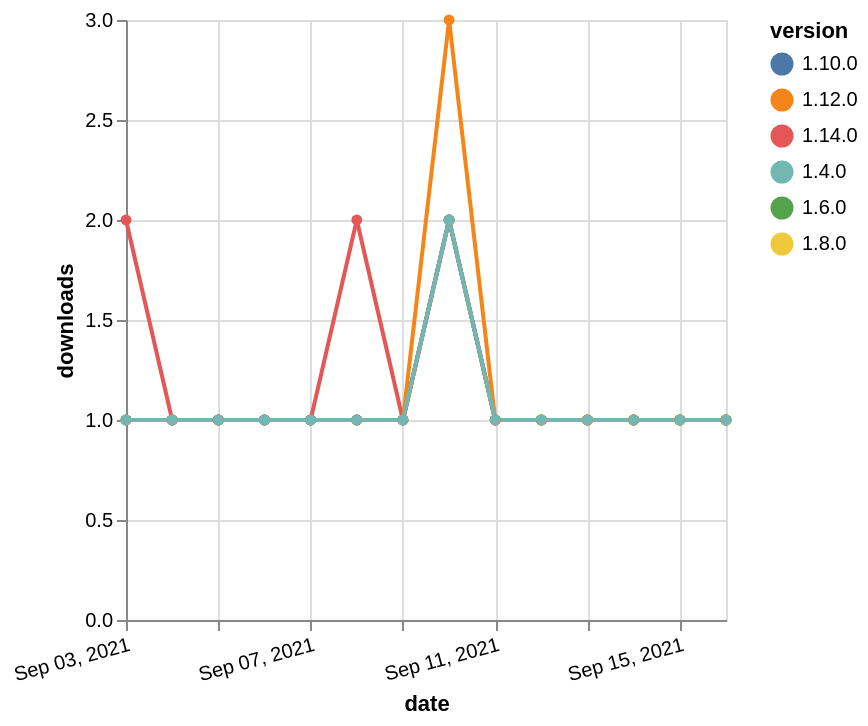

Specify this chart in Vega-Lite:
### Vega-Lite specification from a JSON file in a GitHub repository (floating-point values rounded to 4 significant figures)
{"$schema": "https://vega.github.io/schema/vega-lite/v5.json", "description": "A simple bar chart with embedded data.", "data": {"values": [{"date": "2021-09-03", "total": 195, "delta": 1, "version": "1.6.0"}, {"date": "2021-09-04", "total": 196, "delta": 1, "version": "1.6.0"}, {"date": "2021-09-05", "total": 197, "delta": 1, "version": "1.6.0"}, {"date": "2021-09-06", "total": 198, "delta": 1, "version": "1.6.0"}, {"date": "2021-09-07", "total": 199, "delta": 1, "version": "1.6.0"}, {"date": "2021-09-08", "total": 200, "delta": 1, "version": "1.6.0"}, {"date": "2021-09-09", "total": 201, "delta": 1, "version": "1.6.0"}, {"date": "2021-09-10", "total": 203, "delta": 2, "version": "1.6.0"}, {"date": "2021-09-11", "total": 204, "delta": 1, "version": "1.6.0"}, {"date": "2021-09-12", "total": 205, "delta": 1, "version": "1.6.0"}, {"date": "2021-09-13", "total": 206, "delta": 1, "version": "1.6.0"}, {"date": "2021-09-14", "total": 207, "delta": 1, "version": "1.6.0"}, {"date": "2021-09-15", "total": 208, "delta": 1, "version": "1.6.0"}, {"date": "2021-09-16", "total": 209, "delta": 1, "version": "1.6.0"}, {"date": "2021-09-03", "total": 181, "delta": 1, "version": "1.8.0"}, {"date": "2021-09-04", "total": 182, "delta": 1, "version": "1.8.0"}, {"date": "2021-09-05", "total": 183, "delta": 1, "version": "1.8.0"}, {"date": "2021-09-06", "total": 184, "delta": 1, "version": "1.8.0"}, {"date": "2021-09-07", "total": 185, "delta": 1, "version": "1.8.0"}, {"date": "2021-09-08", "total": 186, "delta": 1, "version": "1.8.0"}, {"date": "2021-09-09", "total": 187, "delta": 1, "version": "1.8.0"}, {"date": "2021-09-10", "total": 189, "delta": 2, "version": "1.8.0"}, {"date": "2021-09-11", "total": 190, "delta": 1, "version": "1.8.0"}, {"date": "2021-09-12", "total": 191, "delta": 1, "version": "1.8.0"}, {"date": "2021-09-13", "total": 192, "delta": 1, "version": "1.8.0"}, {"date": "2021-09-14", "total": 193, "delta": 1, "version": "1.8.0"}, {"date": "2021-09-15", "total": 194, "delta": 1, "version": "1.8.0"}, {"date": "2021-09-16", "total": 195, "delta": 1, "version": "1.8.0"}, {"date": "2021-09-03", "total": 162, "delta": 1, "version": "1.10.0"}, {"date": "2021-09-04", "total": 163, "delta": 1, "version": "1.10.0"}, {"date": "2021-09-05", "total": 164, "delta": 1, "version": "1.10.0"}, {"date": "2021-09-06", "total": 165, "delta": 1, "version": "1.10.0"}, {"date": "2021-09-07", "total": 166, "delta": 1, "version": "1.10.0"}, {"date": "2021-09-08", "total": 167, "delta": 1, "version": "1.10.0"}, {"date": "2021-09-09", "total": 168, "delta": 1, "version": "1.10.0"}, {"date": "2021-09-10", "total": 170, "delta": 2, "version": "1.10.0"}, {"date": "2021-09-11", "total": 171, "delta": 1, "version": "1.10.0"}, {"date": "2021-09-12", "total": 172, "delta": 1, "version": "1.10.0"}, {"date": "2021-09-13", "total": 173, "delta": 1, "version": "1.10.0"}, {"date": "2021-09-14", "total": 174, "delta": 1, "version": "1.10.0"}, {"date": "2021-09-15", "total": 175, "delta": 1, "version": "1.10.0"}, {"date": "2021-09-16", "total": 176, "delta": 1, "version": "1.10.0"}, {"date": "2021-09-03", "total": 120, "delta": 2, "version": "1.14.0"}, {"date": "2021-09-04", "total": 121, "delta": 1, "version": "1.14.0"}, {"date": "2021-09-05", "total": 122, "delta": 1, "version": "1.14.0"}, {"date": "2021-09-06", "total": 123, "delta": 1, "version": "1.14.0"}, {"date": "2021-09-07", "total": 124, "delta": 1, "version": "1.14.0"}, {"date": "2021-09-08", "total": 126, "delta": 2, "version": "1.14.0"}, {"date": "2021-09-09", "total": 127, "delta": 1, "version": "1.14.0"}, {"date": "2021-09-10", "total": 129, "delta": 2, "version": "1.14.0"}, {"date": "2021-09-11", "total": 130, "delta": 1, "version": "1.14.0"}, {"date": "2021-09-12", "total": 131, "delta": 1, "version": "1.14.0"}, {"date": "2021-09-13", "total": 132, "delta": 1, "version": "1.14.0"}, {"date": "2021-09-14", "total": 133, "delta": 1, "version": "1.14.0"}, {"date": "2021-09-15", "total": 134, "delta": 1, "version": "1.14.0"}, {"date": "2021-09-16", "total": 135, "delta": 1, "version": "1.14.0"}, {"date": "2021-09-03", "total": 180, "delta": 1, "version": "1.12.0"}, {"date": "2021-09-04", "total": 181, "delta": 1, "version": "1.12.0"}, {"date": "2021-09-05", "total": 182, "delta": 1, "version": "1.12.0"}, {"date": "2021-09-06", "total": 183, "delta": 1, "version": "1.12.0"}, {"date": "2021-09-07", "total": 184, "delta": 1, "version": "1.12.0"}, {"date": "2021-09-08", "total": 185, "delta": 1, "version": "1.12.0"}, {"date": "2021-09-09", "total": 186, "delta": 1, "version": "1.12.0"}, {"date": "2021-09-10", "total": 189, "delta": 3, "version": "1.12.0"}, {"date": "2021-09-11", "total": 190, "delta": 1, "version": "1.12.0"}, {"date": "2021-09-12", "total": 191, "delta": 1, "version": "1.12.0"}, {"date": "2021-09-13", "total": 192, "delta": 1, "version": "1.12.0"}, {"date": "2021-09-14", "total": 193, "delta": 1, "version": "1.12.0"}, {"date": "2021-09-15", "total": 194, "delta": 1, "version": "1.12.0"}, {"date": "2021-09-16", "total": 195, "delta": 1, "version": "1.12.0"}, {"date": "2021-09-03", "total": 232, "delta": 1, "version": "1.4.0"}, {"date": "2021-09-04", "total": 233, "delta": 1, "version": "1.4.0"}, {"date": "2021-09-05", "total": 234, "delta": 1, "version": "1.4.0"}, {"date": "2021-09-06", "total": 235, "delta": 1, "version": "1.4.0"}, {"date": "2021-09-07", "total": 236, "delta": 1, "version": "1.4.0"}, {"date": "2021-09-08", "total": 237, "delta": 1, "version": "1.4.0"}, {"date": "2021-09-09", "total": 238, "delta": 1, "version": "1.4.0"}, {"date": "2021-09-10", "total": 240, "delta": 2, "version": "1.4.0"}, {"date": "2021-09-11", "total": 241, "delta": 1, "version": "1.4.0"}, {"date": "2021-09-12", "total": 242, "delta": 1, "version": "1.4.0"}, {"date": "2021-09-13", "total": 243, "delta": 1, "version": "1.4.0"}, {"date": "2021-09-14", "total": 244, "delta": 1, "version": "1.4.0"}, {"date": "2021-09-15", "total": 245, "delta": 1, "version": "1.4.0"}, {"date": "2021-09-16", "total": 246, "delta": 1, "version": "1.4.0"}]}, "width": "container", "mark": {"type": "line", "point": {"filled": true}}, "encoding": {"x": {"field": "date", "type": "temporal", "timeUnit": "yearmonthdate", "title": "date", "axis": {"labelAngle": -15}}, "y": {"field": "delta", "type": "quantitative", "title": "downloads"}, "color": {"field": "version", "type": "nominal"}, "tooltip": {"field": "delta"}}}
